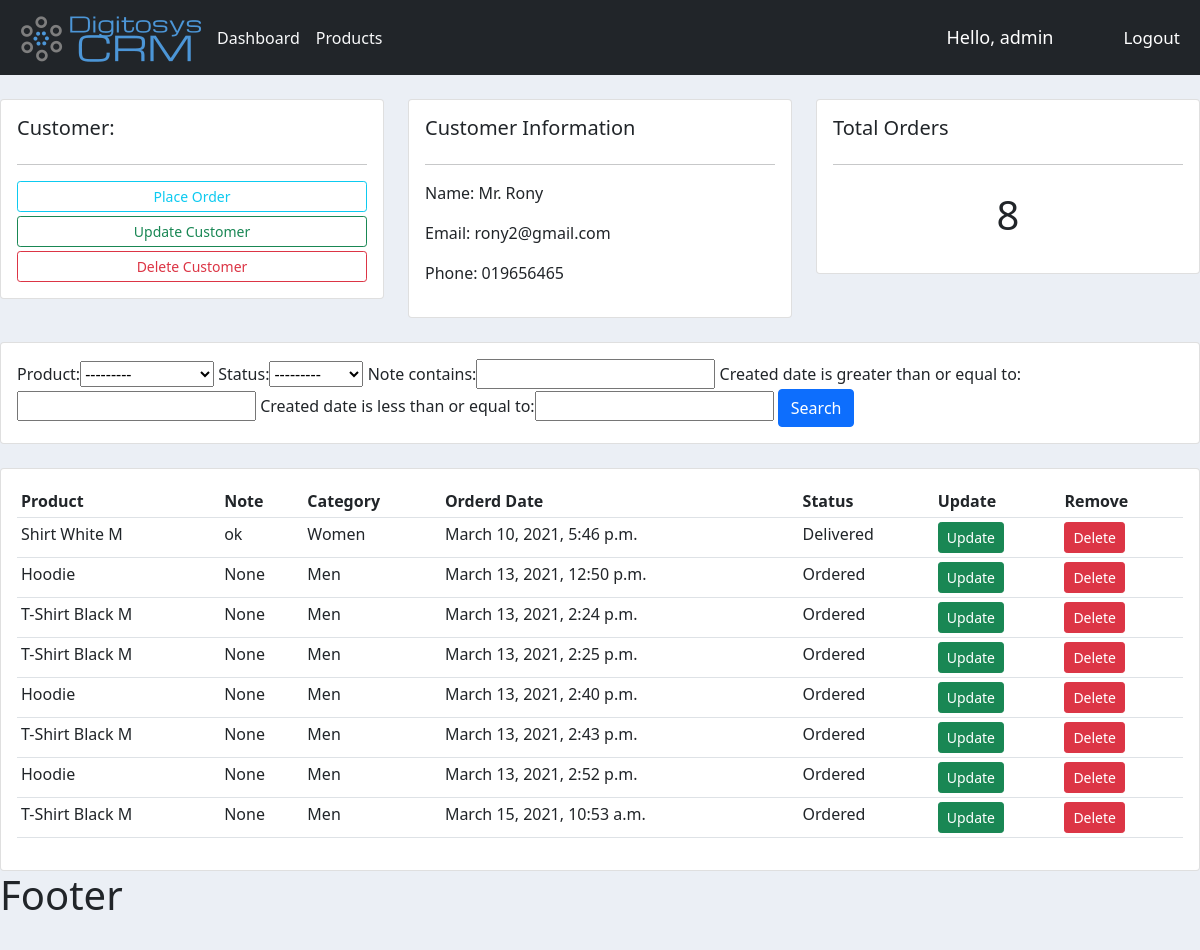
The app's page /customer/1/ (signed in) with its own data.
### accounts/models.py (models this page shows, shortened)
class Customer(models.Model):
    user = models.OneToOneField(User, null=True, blank=True, on_delete=models.CASCADE)
    name = models.CharField(max_length=200, null=True)
    phone = models.CharField(max_length=200, null=True)
    email = models.CharField(max_length=200, null=True)
    profile_pic = models.ImageField(default="default-pro-pic.jpg", null=True, blank=True)
    created_date = models.DateTimeField(auto_now_add=True, null=True)

class Order(models.Model):
    STATUS = (
        ('Ordered', 'Ordered'),
        ('Pending', 'Pending'),
        ('Delivered', 'Delivered'),
    )
    customer = models.ForeignKey(Customer, null=True, on_delete= models.SET_NULL)
    product = models.ForeignKey(Product, null=True, on_delete= models.SET_NULL)
    created_date = models.DateTimeField(auto_now_add=True, null=True)
    status = models.CharField(max_length=200, null=True, choices=STATUS)
    note = models.CharField(max_length=200, null=True)

class Product(models.Model):
    CATEGORY = (
        ('Men', 'Men'),
        ('Women', 'Women'),
    )
    name = models.CharField(max_length=200, null=True)
    price = models.FloatField(null=True)
    category = models.CharField(max_length=200, null=True, choices=CATEGORY)
    description = models.CharField(max_length=200, null=True, blank=True)
    created_date = models.DateTimeField(auto_now_add=True, null=True)
    tags = models.ManyToManyField(Tag)
    def __str__(self):
        return self.name

### accounts/decorators.py (the view)
        def wrapper_func(request, *args, **kwargs):
            group = None
            if request.user.groups.exists():
                group = request.user. groups.all()[0].name
            if group in allowed_roles:
                return view_func(request, *args, **kwargs)
            else:
                return HttpResponse('You are not authorised for this page!')

### accounts/views.py (called while the page is built)
@login_required(login_url='login')
@allowed_users_only(allowed_roles=['Admin'])
def customer(request, pk_test):
    customer = Customer.objects.get(id=pk_test)
    orders = customer.order_set.all()
    total_orders = orders.count()
    myFilter = orderFilter(request.GET, queryset=orders)
    orders = myFilter.qs
    context = {'customer': customer, 'orders': orders, 'total_orders': total_orders, 'myFilter': myFilter}
    return render(request, 'customers.html', context)

### accounts/templates/customers.html
{% extends 'base.html' %}
{% block content %}
<br>
<div class="row">
	<div class="col-md">
		<div class="card card-body">
			<h5>Customer:</h5>
			<hr>
			<a class="btn btn-outline-info  btn-sm btn-block " href="{% url 'place_order_cus' customer.id %}">Place Order</a>
			<a class="btn btn-outline-success  btn-sm btn-block mt-1" href="">Update Customer</a>
			<a class="btn btn-outline-danger  btn-sm btn-block mt-1" href="{% url 'delete_customer' customer.id %}">Delete Customer</a>
		</div>
	</div>
	<div class="col-md">
		<div class="card card-body">
			<h5>Customer Information</h5>
			<hr>
			<p>Name: {{customer.name}}</p>
			<p>Email: {{customer.email}}</p>
			<p>Phone: {{customer.phone}}</p>
		</div>
	</div>
	<div class="col-md">
		<div class="card card-body">
			<h5>Total Orders</h5>
			<hr>
			<h1 style="text-align: center;padding: 10px">{{total_orders}}</h1>
		</div>
	</div>
</div>
<br>
<div class="row">
	<div class="col">
		<div class="card card-body">
			<form method="get">
				{{myFilter.form}}
		    <button class="btn btn-primary" type="submit">Search</button>
		  </form>
		</div>
	</div>
</div>
<br>
<div class="row">
	<div class="col-md">
		<div class="card card-body">
			<table class="table table-sm">
				<tr>
					<th>Product</th>
					<th>Note</th>
					<th>Category</th>
					<th>Orderd Date</th>
					<th>Status</th>
					<th>Update</th>
					<th>Remove</th>
				</tr>
				{% for order in orders %}
					<tr>
						<td>{{order.product}}</td>
						<td>{{order.note}}</td>
						<td>{{order.product.category}}</td>
						<td>{{order.created_date}}</td>
						<td>{{order.status}}</td>
						<td><a class="btn btn-success btn-sm" href="{% url 'update_order' order.id %}">Update</a></td>
						<td><a class="btn btn-danger btn-sm" href="{% url 'delete_order' order.id %}">Delete</a></td>
					</tr>
				{% endfor %}
			</table>
		</div>
	</div>
</div>
{% endblock content %}

### accounts/templates/navbar.html (shortened to what this page needs)
{% load static %}
<nav class="navbar navbar-expand-lg navbar-light bg-dark">
  <div class="container-fluid">
    <img src="{% static '/images/digitosys_crm_logo.png' %}" alt="">
    {% if request.user.is_staff %}
      <div class="collapse navbar-collapse" id="navbarNavAltMarkup">
        <div class="navbar-nav">
          <a class="nav-link text-light active" aria-current="page" href="{% url 'home'%}">Dashboard</a>
          <a class="nav-link text-light" href="{% url 'products'%}">Products</a>
        </div>
      </div>
    {% endif %}
  </div>
  <span id="hello-user" >Hello, {{request.user}}</span>
  <span><a id="logout-user" href="{% url 'logout' %}">Logout</a></span>
</nav>

### static/css/main.css (style rules this page uses)
body { background-color: #ebeff5; }

### accounts/templates/navbar.html (style rules this page uses)
#hello-user { font-size: 18px; color: #FFF; margin-right: 20px; width: 200px; }
#logout-user { font-size: 17px; color: #FFF; margin-right: 20px; text-decoration: none; }

### records on screen
Customer: name "Mr. Rony", email "rony2@gmail.com", phone "019656465"
Order: product "Shirt White M", note "ok", product.category "Women", created_date "March 10, 2021, 5:46 p.m.", status "Delivered"
Order: product "Hoodie", note "None", product.category "Men", created_date "March 13, 2021, 12:50 p.m.", status "Ordered"
Order: product "T-Shirt Black M", note "None", product.category "Men", created_date "March 13, 2021, 2:24 p.m.", status "Ordered"
Order: product "T-Shirt Black M", note "None", product.category "Men", created_date "March 13, 2021, 2:25 p.m.", status "Ordered"
Order: product "Hoodie", note "None", product.category "Men", created_date "March 13, 2021, 2:40 p.m.", status "Ordered"
Order: product "T-Shirt Black M", note "None", product.category "Men", created_date "March 13, 2021, 2:43 p.m.", status "Ordered"
Order: product "Hoodie", note "None", product.category "Men", created_date "March 13, 2021, 2:52 p.m.", status "Ordered"
Order: product "T-Shirt Black M", note "None", product.category "Men", created_date "March 15, 2021, 10:53 a.m.", status "Ordered"

### other values on screen
{{ request.user }} "admin"
{{ total_orders }} "8"
